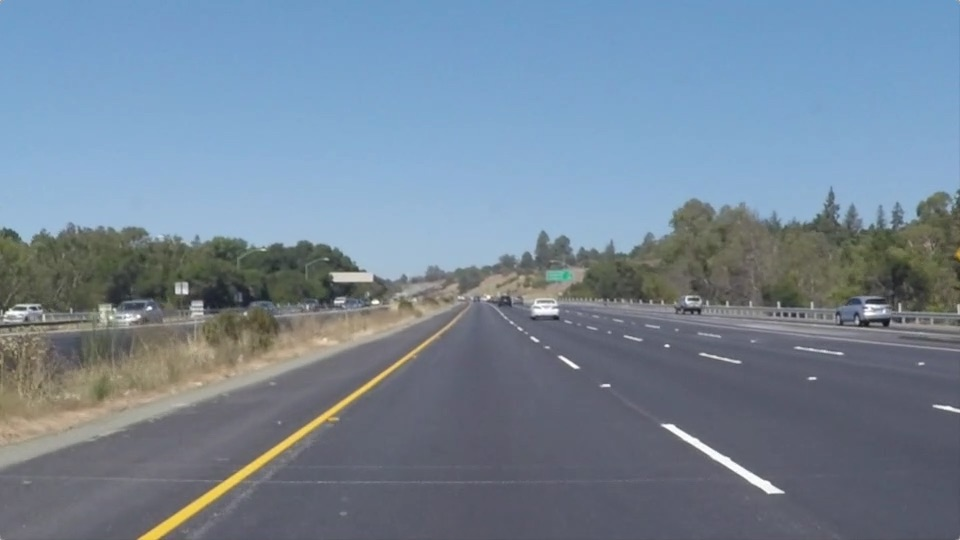
#> input picture Python/Training_Oracle/Reference/resources/lane.jpg, 960 x 540 px
$ python lane4_edge.py
#> lines starting #> are read from the running program, lines starting #| are printed output that depends on the picture; after the words box and inside, x2 and y2 are one past the last pixel; in counts of white or black regions, pixels touching at a corner belong together
# 目标1：读取图片
# 目标2：转换为灰色的图片
# 目标3: 高斯平滑，去除多余噪点
# 目标4：边缘检测，根据倾斜度检测
import matplotlib.image as mplimg
import cv2

# 通过opencv读取到图片后，都是BGR
# 读取车道图片
img = mplimg.imread('../resources/lane.jpg')
#> img is the input picture: shape (540, 960, 3); mean R, G, B 116.5, 133.6, 150.8
# 输出这张图片
cv2.imwrite('../resources/lane1_read_img.jpg', img)

# Note that if you use cv2.imread() to read image, the image will be in format BGR.
# 是将RGB图片转换成灰色图片
gray = cv2.cvtColor(img, cv2.COLOR_RGB2GRAY)
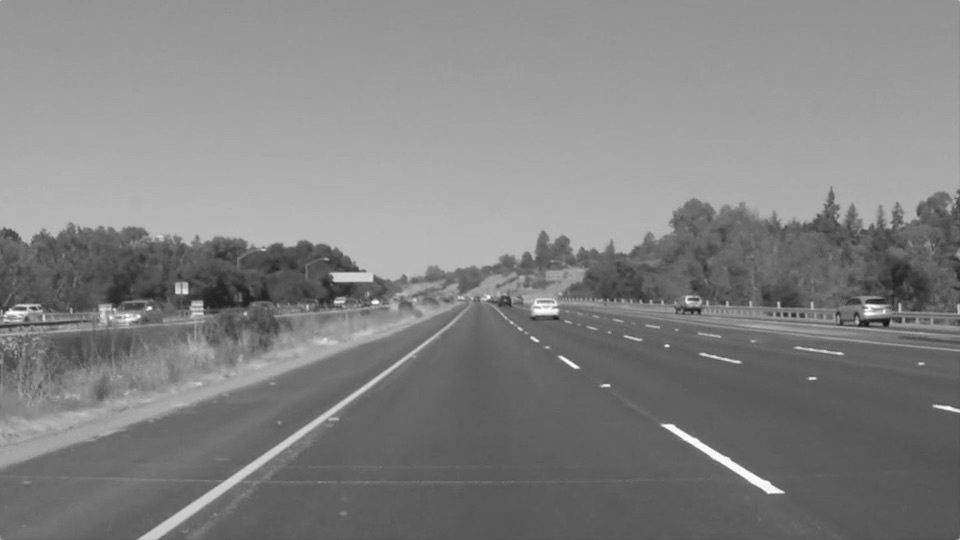
#> gray: shape (540, 960); min 19, max 255, mean 130.4
# 输出这张灰色图片
cv2.imwrite('../resources/lane2_to_gray.jpg', gray)

# 高斯平滑——能够抑制图片中的高频部分，而让低频部分顺利通过。去除噪点
# Gaussian Filter是一种低通过滤器，能够抑制图片中的高频部分，而让低频部分顺利通过
# 设置高斯焦点核心大小
blur_ksize = 5  # Gaussian blur kernel size 高斯焦点核心大小
# 执行处理，得到处理后的图片对象
blur_gray = cv2.GaussianBlur(gray, (blur_ksize, blur_ksize), 0, 0)
# 输出这张灰色图片
cv2.imwrite('../resources/lane3_guassion_smoothing.jpg', blur_gray)

# 边缘检测：低阈值50，高阈值150。
# 用50和150，因为目标图片中的车道大致符合这个倾斜度
canny_lthreshold = 50  # Canny edge detection low threshold
canny_hthreshold = 150  # Canny edge detection high threshold
edges = cv2.Canny(blur_gray, canny_lthreshold, canny_hthreshold)
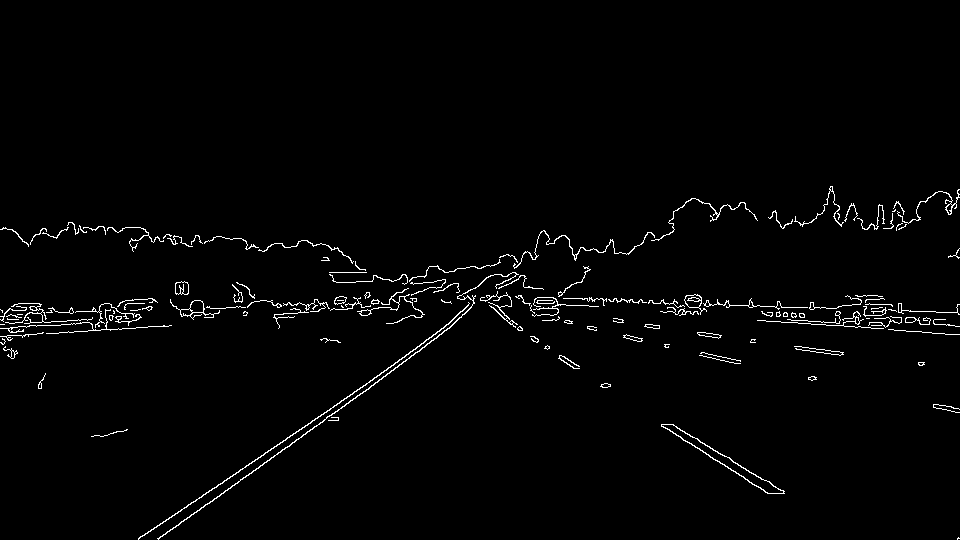
#> edges: shape (540, 960); 1.7% white in thin lines or dots, all inside (x1, y1, x2, y2) = (0, 186, 960, 540)
# 输出这张边缘检测后的图-可以获得只有黑色和白线组成的图片
cv2.imwrite('../resources/lane4_edges.jpg', edges)
